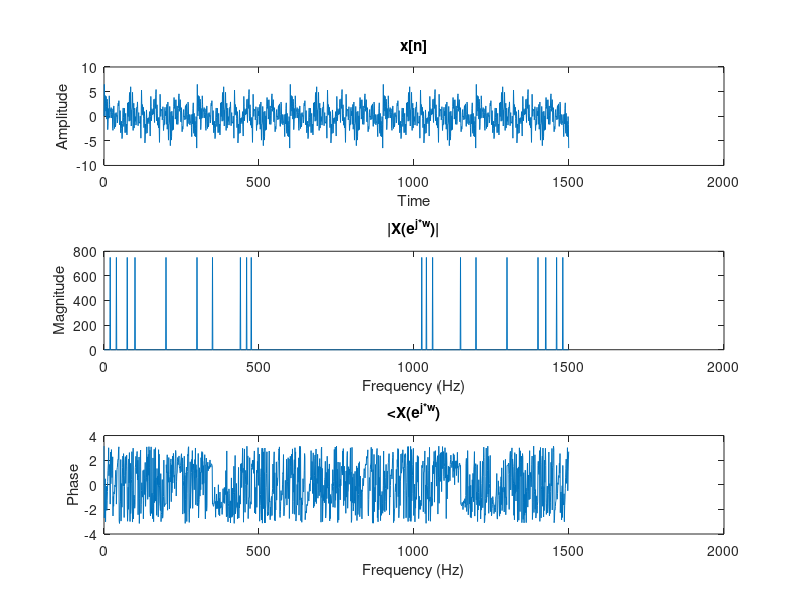

Recreate this plot in MATLAB. (Note: this script raises an error after producing the figure.)
% Analog signal is to be discretized by uniform sampling at a rate of Fs =
% 1kHz and then processed using a digital signal processor. Must meet
% certain design considerations
FT = 1500; % Sampling Frequency in Hz
N  = 1500; % Number of samples
t = 0:N-1; % Time domain indices

% Freqs > 420 Hz must be suppressed with TRANSITION BW = 20 Hz (410-430 Hz)
% linear-phase with 
% - equiripple passband with max ripple = 0.01
% - equiripple stopband with max ripple = 0.1
% Fp = 410, wp = 2*pi*Fp*FT
% Fs = 430, ws = 2*pi*Fs*FT
% Ap = -20log10(1 - 0.01) = 0.0873
% As = -20log10(0.1)      = 20

% Freqs < 50 Hz must be suppressed with 
% - STOPBAND ATTENUATION As = 50 dB,
% - max passband ripple  Ap = 2 dB
% - stopband edge freq   Fs = 40 Hz
% - passband edge freq   Fp= 60 Hz

% a) we got frequency components for analog signal x_c(t):
% 20,40,75,100,200,300,350,440,460,475 Hz
% Create discrete-time x[n] by sampling x_c(t) @ 1 kHz
x = zeros(1,N); % x[n]
% Declare list of analog frequencies for x_c(t)
freqs = {20, 40, 75, 100, 200, 300, 350, 440, 460, 475};
% Calculate x[n] based on sampling frequency
for idx = 1:length(freqs)
    f = freqs{idx};
    x = x + sin(2*pi*f/FT*t); 
end
% Display x[n] and frequency spectrum
figure(1);
% Plot x[n]
subplot(311); plot(t,x);
title('x[n]');
xlabel('Time');
ylabel('Amplitude');

Fx = fft(x);
% Plot magnitude of fft of x[n]
subplot(312); plot(t,abs(Fx));
title('|X(e^j^*^w)|');
xlabel('Frequency (Hz)');
ylabel('Magnitude');

% Plot phase of fft of x[n]
subplot(313); plot(t,angle(Fx));
title('<X(e^j^*^w)');
xlabel('Frequency (Hz)');
ylabel('Phase');

% b) Design digital filters to meet design considerations
% Lowpass filter design
Fpass_low = 410;
Fstop_low = 430;
Dpass_low = 0.01;
Dstop_low = 0.1;
Apass_low = -20*log10(1-Dpass_low);
Astop_low = -20*log10(Dstop_low);

% Create lowpass filter
d1 = fdesign.lowpass('Fp,Fst,Ap,Ast',Fpass_low,Fstop_low,Apass_low,Astop_low,FT);
% Design equiripple lowpass filter
Hd1 = design(d1,'equiripple');
% Use fvtool to get amplitude, log-magnitude, and impulse filter responses
% fvtool(Hd1);

% Highpass filter design
Fpass_high = 60;
Fstop_high = 40;
Apass_high = 2;
Astop_high = 50;
% Create highpass filter
d2 = fdesign.highpass('Fst,Fp,Ast,Ap',Fstop_high,Fpass_high,Astop_high,Apass_high,FT);
% Design equiripple highpass filter
Hd2 = design(d2,'equiripple');
% Use fvtool to get amplitude, log-magnitude, and impulse filter responses
% fvtool(Hd2);

% Cascade both filters
Hd = dfilt.cascade(Hd1,Hd2);
% Use fvtool to get amplitude, log-magnitude, and impulse filter responses
% fvtool(Hd);

% c) Process x[n] through 'combined filter' to obtain y[n]
y = filter(Hd,x);

figure(2);
% Plot input sequence
subplot(211); plot(t,x);
title('x[n]');
xlabel('Time');
ylabel('Amplitude');
% Plot output sequence
subplot(212); plot(t,y);
title('y[n]');
xlabel('Time');
ylabel('Amplitude');

% Plot spectra of input and filtered signals
% input signal
figure(3);
% Plot magnitude of input signal
subplot(211); plot(t,abs(Fx))
title('|X(e^j^*^w)|');
xlabel('Frequency (Hz)');
ylabel('Magnitude');
% Plot phase of input signal
subplot(212); plot(t,angle(Fx))
title('<X(e^j^*^w)');
xlabel('Frequency (Hz)');
ylabel('Phase');

% filtered signal
Fy = fft(y);
figure(4);
% Plot magnitude of filtered signal
subplot(211); plot(t,abs(Fy))
title('|Y(e^j^*^w)|');
xlabel('Frequency (Hz)');
ylabel('Magnitude');
% Plot phase of filtered signal
subplot(212); plot(t,angle(Fy))
title('<Y(e^j^*^w)');
xlabel('Frequency (Hz)');
ylabel('Phase');

% Plot spectral density for further analysis
figure(5);
subplot(211); periodogram(x,[],length(x),1000);
title('Periodogram Power Spectral Density Estimate x[n]');
subplot(212); periodogram(y,[],length(x),1000);
title('Periodogram Power Spectral Density Estimate y[n]');

